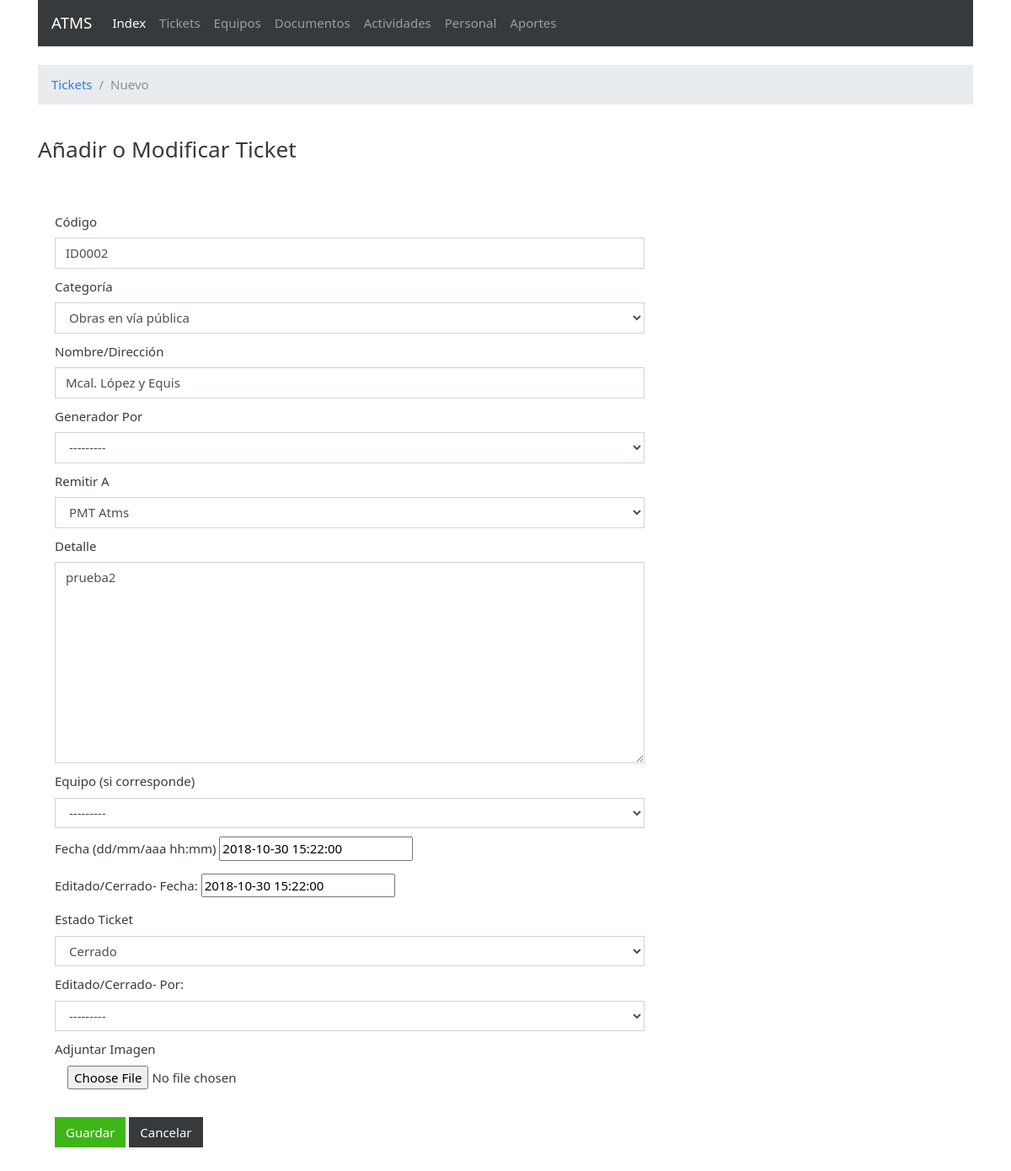
The page /main/tickets/editar/33 on the database its author committed.
### incidentes/models.py (models this page shows, shortened)
class Ticket(models.Model):
	categoria = models.ForeignKey(Categoria, on_delete=models.CASCADE)
	ubicacion = models.CharField(max_length=50)
	usuario = models.ForeignKey(Usuario, on_delete=models.CASCADE, null=True, blank=True)
	grupo_destino = models.ForeignKey(Grupo, on_delete=models.CASCADE,null=True, blank=True)
	detalle = models.TextField()
	equipo = models.ForeignKey(Equipos, on_delete=models.CASCADE, null=True, blank=True)
	fecha = models.DateTimeField(null=True, blank=True)
	estado = models.ForeignKey(Estado, null=True, blank=True, on_delete=models.CASCADE)
	editado_por = models.ForeignKey(Usuario, on_delete=models.CASCADE, related_name='nombre2', null=True, blank=True)
	fecha_fin = models.DateTimeField(null=True, blank=True)
	codigo = models.CharField(max_length=20, null=True, blank=True)
	imagen = models.ImageField(null=True, blank=True)

### incidentes/views.py (the view)
# urls.py: path('tickets/editar/<int:pk>', TicketEditView.as_view(), name='ticket_edit'), #TicketEditView.as_view()
class TicketEditView(UpdateView):
	model = Ticket
	template_name = 'ticket_form2.html'
	form_class = TicketForm
	success_url = reverse_lazy('ticket_list')

### incidentes/models.py (called while the page is built)
	def __str__(self):
		return self.nombre

	def __str__(self):
		return self.nombre

	def __str__(self):
		return self.nombre

	def __str__(self):
		return self.nombre

	def __str__(self):
		return self.nombre

### incidentes/templates/ticket_form2.html (shortened to what this page needs)
{% extends 'base.html' %}
		{% block content %}
		<br>
		<ol class="breadcrumb">
		  <li class="breadcrumb-item"><a href="{% url 'ticket_home' %}">Tickets</a></li>
		  <li class="breadcrumb-item active">Nuevo</li>
		</ol>
		<br>
			<h3>Añadir o Modificar Ticket</h3>
		<br>
		<br>
			<div class="container">
				<fieldset>
					<form method="post" class="form-horizontal" enctype="multipart/form-data">
						<div class="row">
							<div class="col-md-8 col-md-offset-2">
								<div class="form-grup" style="padding:5px;">
									<label for="{{form.codigo.label}}">{{form.codigo.label}}</label>
									{{form.codigo}}
								</div>
							</div>
							<div class="col-md-8 col-md-offset-2">
								<div class="form-grup" style="padding:5px;">
									<label for="{{form.categoria.label}}">{{form.categoria.label}}</label>
									{{form.categoria}}
								</div>
							</div>
							<div class="col-md-8 col-md-offset-2">
								<div class="form-grup" style="padding:5px;">
									<label for="{{form.ubicacion.label}}">{{form.ubicacion.label}}</label>
									{{form.ubicacion}}
								</div>
							</div>
							<div class="col-md-8 col-md-offset-2">
								<div class="form-grup" style="padding:5px;">
									<label for="{{form.usuario.label}}">{{form.usuario.label}}</label>
									{{form.usuario}}
								</div>
							</div>
							<div class="col-md-8 col-md-offset-2">
								<div class="form-grup" style="padding:5px;">
									<label for="{{form.grupo_destino.label}}">{{form.grupo_destino.label}}</label>
									{{form.grupo_destino}}
								</div>
							</div>
							<div class="col-md-8 col-md-offset-2">
								<div class="form-grup" style="padding:5px;">
									<label for="{{form.detalle.label}}">{{form.detalle.label}}</label>
									{{form.detalle}}
								</div>
							</div>
							<div class="col-md-8 col-md-offset-2">
								<div class="form-grup" style="padding:5px;">
									<label for="{{form.equipo.label}}">{{form.equipo.label}}</label>
									{{form.equipo}}
								</div>
							</div>
							<div class="col-md-8 col-md-offset-2">
								<div class="form-grup" style="padding:5px;">
									<label for="{{form.fecha.label}}">{{form.fecha.label}}</label>
									{{form.fecha}}
								</div>
							</div>
							<div class="col-md-8 col-md-offset-2">
								<div class="form-grup" style="padding:5px;">
									<label for="{{form.fecha_fin.label}}">{{form.fecha_fin.label}}</label>
									{{form.fecha_fin}}
								</div>
							</div>
							<div class="col-md-8 col-md-offset-2">
								<div class="form-grup" style="padding:5px;">
									<label for="{{form.estado.label}}">{{form.estado.label}}</label>
									{{form.estado}}
								</div>
							</div>
							<div class="col-md-8 col-md-offset-2">
								<div class="form-grup" style="padding:5px;">
									<label for="{{form.editado_por.label}}">{{form.editado_por.label}}</label>
									{{form.editado_por}}
								</div>
							</div>
							<div class="col-md-8 col-md-offset-2">
								<div class="form-grup" style="padding:5px;">
									<label for="{{form.imagen.label}}">{{form.imagen.label}}</label>
									{{form.imagen}}
								</div>
							</div>
							<div class="col-md-8 col-md-offset-2">
								<div class="form-grup" style="padding:5px;">
									<br>
									<button type="submit" class="btn btn-success">Guardar</button>
									<a class="btn btn-secondary" href="{% url 'ticket_list' %}" style="color:white">Cancelar</a>
								</div>
							</div>
						</div>
				</fieldset>
			</div>
		<br>
		{% endblock %}
		{% block footer %}
		<br>
		{% endblock %}

### rows shown on the page
Ticket: codigo "ID0002", categoria "Obras en vía pública", ubicacion "Mcal. López y Equis", usuario "---------", grupo_destino "PMT Atms", detalle "prueba2", equipo "---------", fecha "2018-10-30 15:22:00", fecha_fin "2018-10-30 15:22:00", estado "Cerrado", editado_por "---------"
